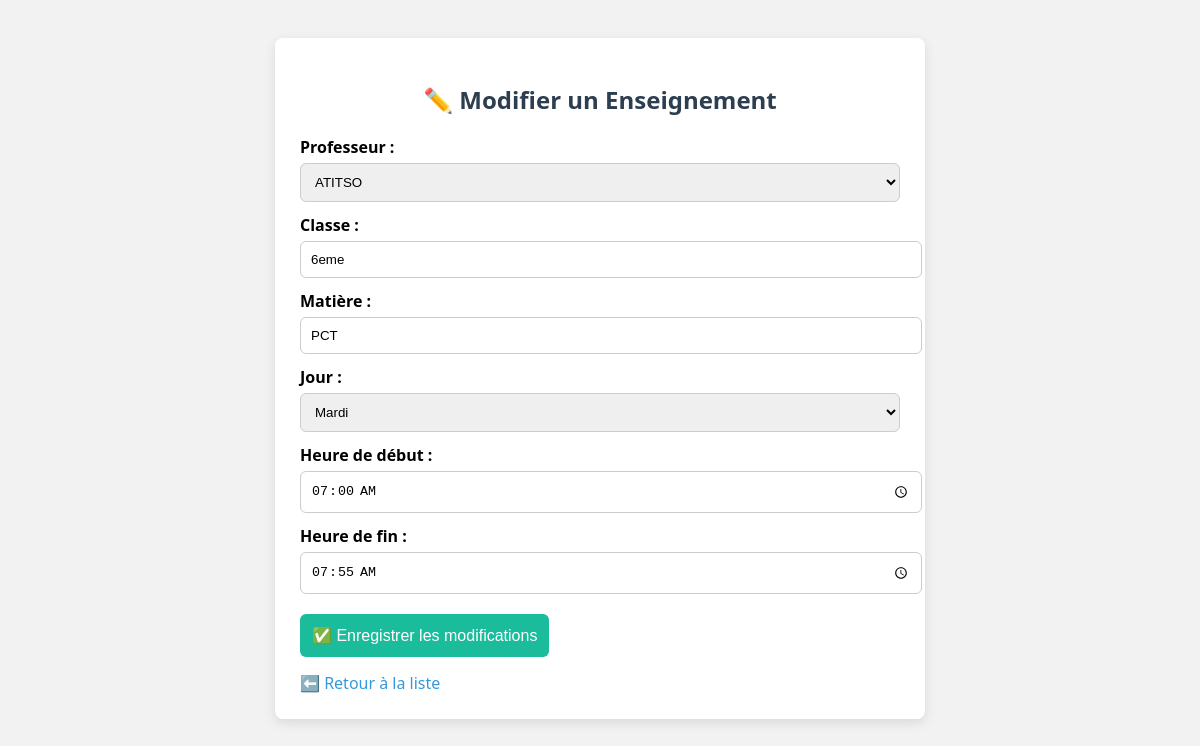
Screenshot of /admin/modifier_enseignement.php?id=5 (signed in) with the database file from the repository.
### tables this page shows
CREATE TABLE IF NOT EXISTS `enseignement` (
  `id` int NOT NULL AUTO_INCREMENT,
  `prof_id` int DEFAULT NULL,
  `matiere` varchar(100) DEFAULT NULL,
  `classe` varchar(50) DEFAULT NULL,
  `jour` varchar(20) DEFAULT NULL,
  `heure_debut` time DEFAULT NULL,
  `heure_fin` time DEFAULT NULL,
  PRIMARY KEY (`id`),
  KEY `prof_id` (`prof_id`)
);

CREATE TABLE IF NOT EXISTS `professeurs` (
  `id` int NOT NULL AUTO_INCREMENT,
  `nom` varchar(100) NOT NULL,
  `email` varchar(100) NOT NULL,
  `telephone` varchar(20) DEFAULT NULL,
  `mot_de_passe` varchar(255) NOT NULL,
  `created_at` datetime DEFAULT CURRENT_TIMESTAMP,
  PRIMARY KEY (`id`),
  UNIQUE KEY `email` (`email`)
);

### admin/modifier_enseignement.php (the view, shortened to what this page needs)
<?php
require_once '../includes/db.php';
$id = intval($_GET['id']);
$stmt = $pdo->prepare("SELECT * FROM enseignement WHERE id = ?");
$stmt->execute([$id]);
$enseignement = $stmt->fetch();
$profs = $pdo->query("SELECT id, nom FROM professeurs")->fetchAll();
?>
<!DOCTYPE html>
<html lang="fr">
<head>
   <link rel="stylesheet" href="../assets/css/modif_enseign.css">
</head>
<body>
    <div class="container">
        <h2>✏️ Modifier un Enseignement</h2>
        <form method="post">
            <label>Professeur :</label>
            <select name="prof_id" required>
                <?php foreach ($profs as $p): ?>
                    <option value="<?= $p['id'] ?>" <?= ($p['id'] == $enseignement['prof_id']) ? 'selected' : '' ?>>
                        <?= htmlspecialchars($p['nom']) ?>
                    </option>
                <?php endforeach; ?>
            </select>
            <label>Classe :</label>
            <input type="text" name="classe" value="<?= htmlspecialchars($enseignement['classe']) ?>" required>
            <label>Matière :</label>
            <input type="text" name="matiere" value="<?= htmlspecialchars($enseignement['matiere']) ?>" required>
            <label>Jour :</label>
            <select name="jour" required>
                <?php
                $jours = ['Lundi','Mardi','Mercredi','Jeudi','Vendredi','Samedi'];
                foreach ($jours as $jour):
                ?>
                    <option value="<?= $jour ?>" <?= ($jour == $enseignement['jour']) ? 'selected' : '' ?>>
                        <?= $jour ?>
                    </option>
                <?php endforeach; ?>
            </select>
            <label>Heure de début :</label>
            <input type="time" name="heure_debut" value="<?= $enseignement['heure_debut'] ?>" required>
            <label>Heure de fin :</label>
            <input type="time" name="heure_fin" value="<?= $enseignement['heure_fin'] ?>" required>
            <button type="submit">✅ Enregistrer les modifications</button>
        </form>
        <a href="enseignement.php">⬅️ Retour à la liste</a>
    </div>
</body>
</html>

### assets/css/modif_enseign.css (style rules this page uses)
body { font-family: 'Segoe UI', sans-serif; background: #f2f2f2; padding: 30px; }
.container { max-width: 600px; margin: auto; background: white; padding: 25px; border-radius: 8px; box-shadow: 0 4px 12px rgba(0,0,0,0.1); }
h2 { text-align: center; color: #2c3e50; }
form { margin-top: 20px; }
label { margin-top: 12px; font-weight: bold; display: block; }
input, select { width: 100%; padding: 10px; margin-top: 5px; border: 1px solid #ccc; border-radius: 6px; }
button { margin-top: 20px; background: #1abc9c; color: white; padding: 12px; border: none; border-radius: 6px; font-size: 16px; cursor: pointer; }
a { display: inline-block; margin-top: 15px; text-decoration: none; color: #3498db; }

### rows the page displays
enseignement: prof_id "ATITSO", classe "6eme", matiere "PCT", jour "Mardi", heure_debut "07:00:00", heure_fin "07:55:00"
